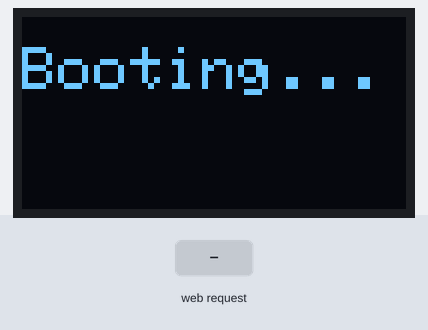
Simulated run of this sketch. Board: ESP8266 (NodeMCU). Shown: 128×64 one-colour display. The test bench sets the inputs (shaded band). WiFi joins after 1.5 s; servers stay silent unless stated; what the sketch prints to the serial monitor is not drawn.

Above: at 2.7 s.

The sketch:

receiver_final_ino.ino
```cpp
#include <ESP8266WiFi.h>
#include <ESP8266WebServer.h>

#include <Adafruit_GFX.h>
#include <Adafruit_SSD1306.h>

#define SCREEN_WIDTH 128
#define SCREEN_HEIGHT 64
Adafruit_SSD1306 display(SCREEN_WIDTH, SCREEN_HEIGHT, &Wire, -1);

// Wi-Fi credentials
const char* ssid = "Galaxy A14 5G 930D ";
const char* password = "Varshigaavrishapa";

ESP8266WebServer server(80);
String displayStatus = "Waiting...";

void setup() {
  Serial.begin(115200);

  // OLED init
  if (!display.begin(SSD1306_SWITCHCAPVCC, 0x3C)) {
    Serial.println("SSD1306 allocation failed");
    while (true);
  }
  display.clearDisplay();
  display.setTextSize(2);
  display.setTextColor(WHITE);
  display.setCursor(0, 10);
  display.println("Booting...");
  display.display();

  // WiFi
  WiFi.begin(ssid, password);
  Serial.print("Connecting to WiFi");
  while (WiFi.status() != WL_CONNECTED) {
    delay(500); Serial.print(".");
  }
  Serial.println("\nConnected to WiFi");
  Serial.print("IP address: ");
  Serial.println(WiFi.localIP());

  server.on("/update", []() {
    String status = server.arg("status");
    Serial.println("Received attendance: " + status);
    server.send(200, "text/plain", "Attendance status received: " + status);
  });

  // Optional: handle root URL so it shows something in browser
  server.on("/", []() {
    server.send(200, "text/plain", "Receiver NodeMCU is running.");
  });

  server.begin();
  Serial.println("HTTP server started");
}


void loop() {
  server.handleClient();
}
```
